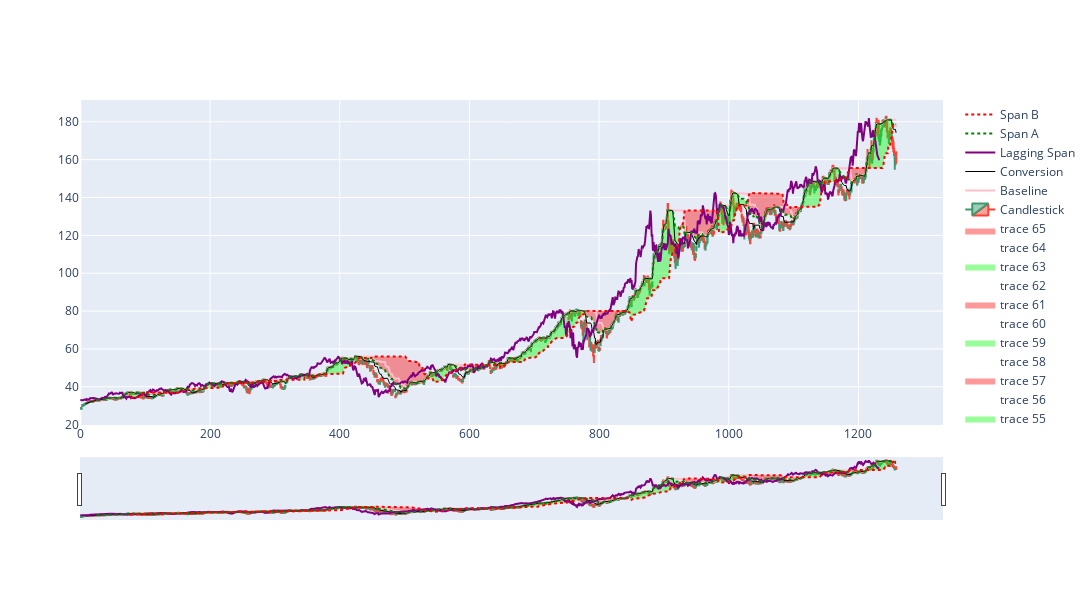

The cell this chart's notebook holds for it:
### Code cell
test_df = create_df('AAPL')
plot_ichimoku(test_df)
